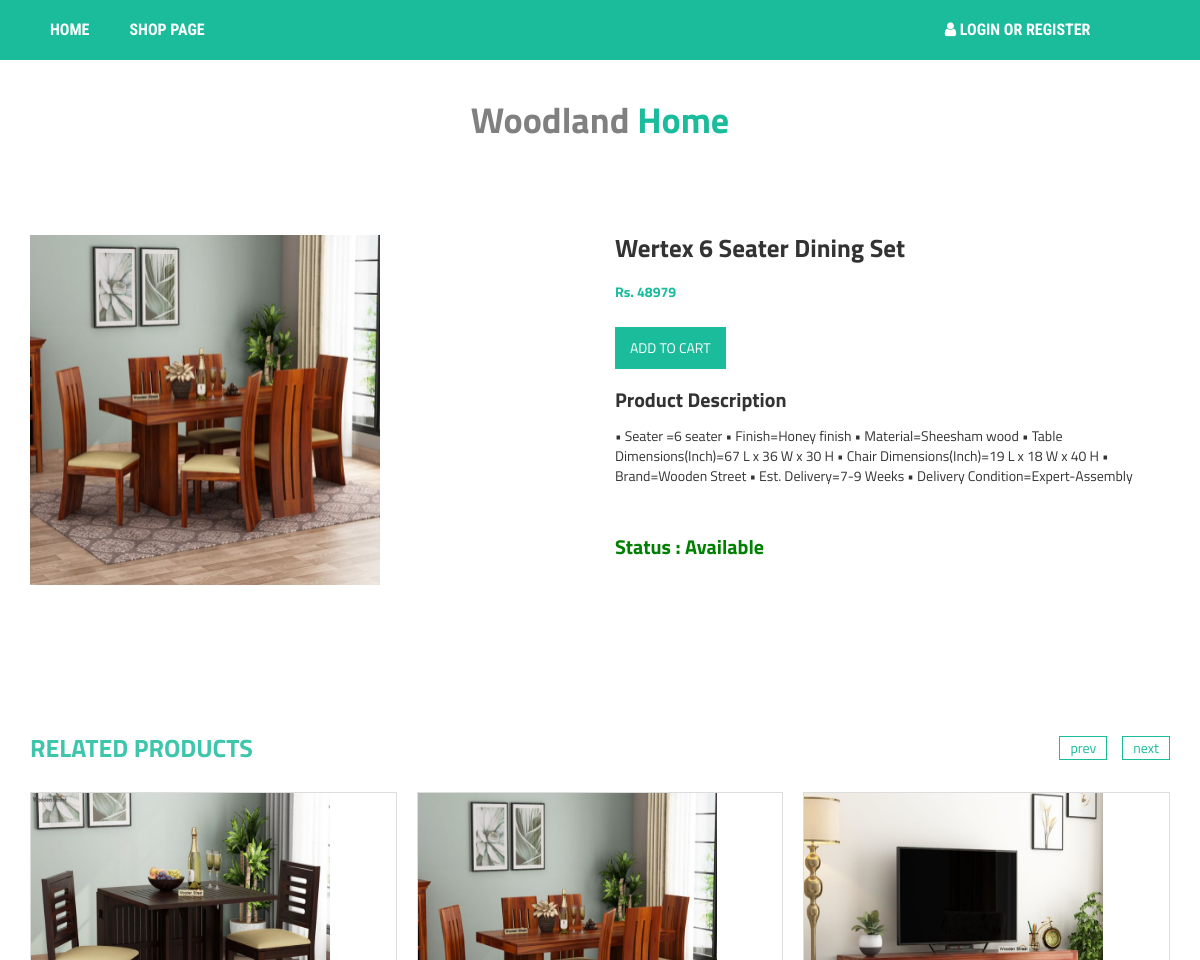
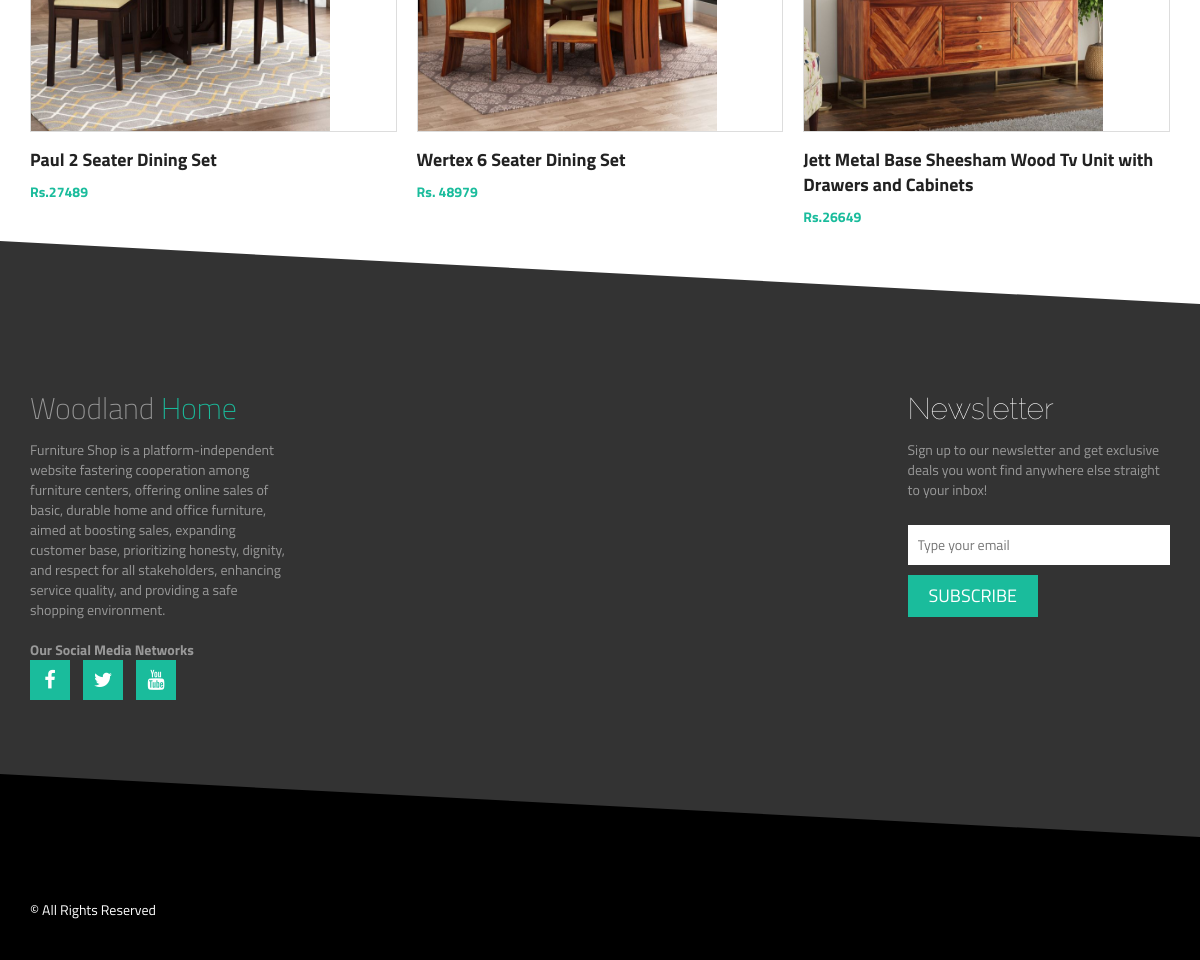
Page /index.php/Single?id=2 on the committed database (2 pictures, top to bottom).
### tables this page shows
CREATE TABLE IF NOT EXISTS `products` (
  `p_id` int(11) NOT NULL,
  `product_name` varchar(100) NOT NULL,
  `product_category` varchar(100) NOT NULL,
  `product_price` varchar(100) NOT NULL,
  `product_des` varchar(1000) NOT NULL,
  `file_name` varchar(100) NOT NULL,
  `file_path` varchar(100) NOT NULL,
  `file_ext` varchar(100) NOT NULL
);

### application/controllers/Single.php (called while the page is built)
<?php
class Single extends CI_Controller
{
    function index(){
        $id = $_GET['id'];
        $query = $this->Single_model->getPro($id);
        $data['product'] = $query->result();
        $query = $this->Single_model->rel_pro();
        $data['relpro'] = $query->result();
        $this->load->view('single-product',$data);
    }
}

### index.php (called while the page is built, shortened)
<?php
require_once BASEPATH.'core/CodeIgniter.php';

### application/models/Single_model.php (called while the page is built)
<?php
class Single_model extends CI_Model
{
    function getPro($id){
        $query = $this->db->get_where('products',array('p_id' => $id));
        return $query;
    }
    function rel_pro(){
        $query = $this->db->get('products');
        return $query;
    }
}

### application/views/single-product.php (the view, shortened to what this page needs)
<!DOCTYPE html>
<html lang="en">
<head>
    <link rel="stylesheet" href="https://maxcdn.bootstrapcdn.com/bootstrap/3.2.0/css/bootstrap.min.css">
    <link rel="stylesheet" href="https://maxcdn.bootstrapcdn.com/font-awesome/4.3.0/css/font-awesome.min.css">
    <link rel="stylesheet" href="<?php echo base_url() ?>assets/css/owl.carousel.css">
    <link rel="stylesheet" href="<?php echo base_url() ?>assets/style.css">
    <link rel="stylesheet" href="<?php echo base_url() ?>assets/css/responsive.css">
</head>
<body>
<?php
include "include/head.php";
?>
<div class="product-big-title-area" style="background-color: white;">
    <div class="container-fluid">
        <div class="row">
            <div class="col-md-12">
                <div class="product-bit-title text-center">
                    <br><br>
                <h1><span style="color: gray;">Woodland</span> <span style="color:#1abc9c;">Home</span></h1>
                </div>
            </div>
        </div>
    </div>
</div>
<div class="single-product-area">
    <div class="zigzag-bottom"></div>
    <div class="container">
        <div class="row">
            <div class="col-md-12">
                <div class="product-content-right">
                    <?php
                    if(isset($product)){
                        foreach ($product as $row){
                            ?>
                            <div class="row">
                                <div class="col-sm-6">
                                    <div class="product-images">
                                        <div class="product-main-img">
                                            <img style="height: 350px; width: 350px" src="<?php echo base_url() ?>/uploads/<?php echo $row->file_name ?>" alt="">
                                        </div>
                                    </div>
                                </div>
                                <div class="col-sm-6">
                                    <div class="product-inner">
                                        <h2 class="product-name"><?php echo $row->product_name ?></h2>
                                        <div class="product-inner-price">
                                            <ins>Rs.<?php echo $row->product_price ?></ins>
                                        </div>
                                        <a href="<?php echo base_url()?>index.php/Cart?id=<?php echo $row->p_id ?>" ><button class="add_to_cart_button" type="submit">Add to cart</button></a>
                                        <br/><br/>
                                        <div role="tabpanel">
                                            <div class="tab-content">
                                                <div role="tabpanel" class="tab-pane fade in active" id="home">
                                                    <h2>Product Description</h2>
                                                    <p>
                                                        <?php echo $row->product_des ?>
                                                    </p>
                                                </div>
                                                <div role="tabpanel" class="tab-pane fade in active" id="home">
                                                    <br><br>
                                                    <h2 style="color:green">Status : Available</h2>
                                                </div>
                                            </div>
                                        </div>
                                    </div>
                                </div>
                            </div>
                            <?php
                        }
                    }
                    ?>
                    <br/><br/><br/><br/><br/>
                    <div class="related-products-wrapper">
                        <h2 class="related-products-title">Related Products</h2>
                        <div class="related-products-carousel">
                            <?php
                            if(isset($relpro)){
                                foreach($relpro as $row ){
                                    ?>
                            <div class="single-product">
                            <div class="product-f-image">
                                <img style="height: 300px; width: 300px" src="<?php echo base_url() ?>uploads/<?php echo $row->file_name ?>" alt="">
                                <div class="product-hover">
                                </div>
                            </div>
                            <h2><a href=""><?php echo $row->product_name ?></a></h2>
                            <div class="product-carousel-price">
                                <ins>Rs.<?php echo $row->product_price ?></ins>
                            </div>
                        </div>
                                    <?php
                                }
                            }
                            ?>
                        </div>
                    </div>
                </div>
            </div>
        </div>
    </div>
</div>
<?php
include "include/footer.php";
?>
</body>
</html>

### assets/style.css (style rules this page uses)
img { max-width: 100%; height: auto; }
h1, h2, h3, h4, h5, h6 { font-weight: 700; margin: 0 0 15px; }
body { font-family: 'Titillium Web', sans-serif; }
.slider-area, .promo-area, .brands-area, .maincontent-area, .footer-top-area, .product-widget-area, .product-breadcroumb-area, .single-product-area { position: relative;overflow: hidden }
.zigzag-bottom { background: none repeat scroll 0 0 #1abc9c; bottom: -80px; height: 165px; left: -5%; position: absolute; transform: rotate(3deg); width: 108%; z-index: 9; }
.product-f-image { position: relative; }
.product-hover { height: 100%; left: 0; position: absolute; top: 0; width: 100%;overflow: hidden;border: 1px solid #ddd; }
.product-hover:after { background: none repeat scroll 0 0 #000; content: ""; height: 100%; left: -100%; opacity: 0.6; position: absolute; top: 0; width: 100%;transition: .4s; }
.product-carousel-price ins { color: #1abc9c; font-weight: 700; margin-right: 5px; text-decoration: none; }
.single-product h2 { font-size: 18px; line-height: 25px; margin-bottom: 10px; margin-top: 15px; }
.single-product h2 a { color: #222; }
.single-product { overflow: hidden; }
a { color: #1abc9c }
.product-big-title-area { background: url(img/crossword.png) repeat scroll 0 0 #1ABC9C }
.single-product-area .zigzag-bottom { background-color: #333333 }
.single-product-area { padding: 80px 0 130px; }
input[type="submit"], button[type=submit] { background: none repeat scroll 0 0 #1abc9c; border: medium none; color: #fff; padding: 11px 20px; text-transform: uppercase; }
.product-main-img { margin-bottom: 20px; }
.product-name { font-size: 25px; margin-bottom: 20px; }
.product-inner-price { margin-bottom: 25px; }
.product-inner-price > ins { color: #1abc9c; font-weight: 700; margin-right: 10px; text-decoration: none; }
.add_to_cart_button { background: none repeat scroll 0 0 #1abc9c; border: medium none; color: #fff; padding: 6px 25px;display: inline-block }
.tab-content h2 { font-size: 20px; }
.tab-content { margin-bottom: 30px; }
.related-products-wrapper { margin-top: 30px; }
.related-products-title { color: #3dc6ab; font-size: 25px; margin-bottom: 30px; text-transform: uppercase; }

### assets/css/responsive.css (style rules this page uses)
@media only screen and (min-width: 992px) and (max-width: 1280px) { input[type="submit"], button[type="submit"] { padding: 11px 15px; } }

### rows in the picture
products: file_name (picture), product_name "Wertex 6 Seater Dining Set", product_price "48979", product_des "• Seater =6 seater • Finish=Honey finish • Material=Sheesham wood • Table Dimensions(Inch)=67 L x 36 W x 30 H • Chair Dimensions(Inch)=19 L x 18 W x 40 H • Brand=Wooden Street • Est. Delivery=7-9 Weeks • Delivery Condition=Expert-Assembly"
products: file_name (picture), product_name "Paul 2 Seater Dining Set", product_price "27489"
products: file_name (picture), product_name "Jett Metal Base Sheesham Wood Tv Unit with Drawers and Cabinets", product_price "26649"
